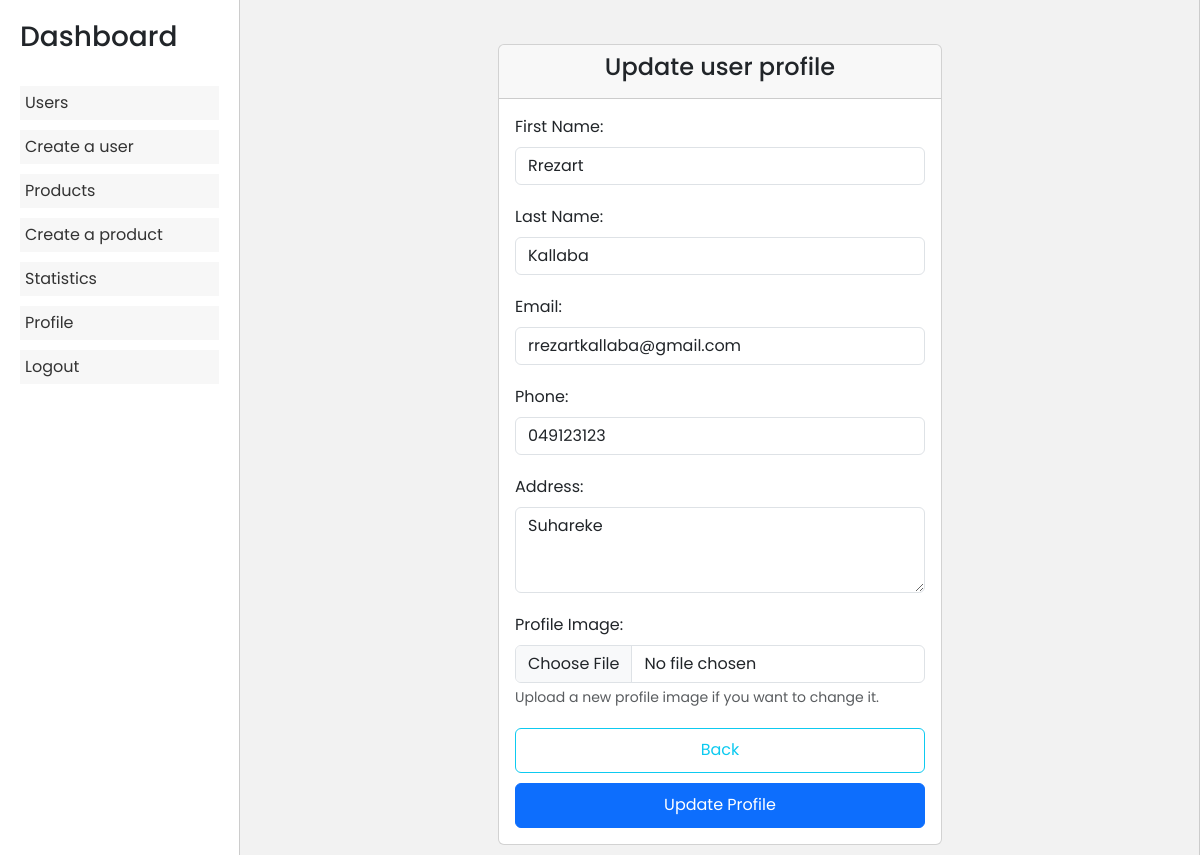
The page /admin/dashboard.php?page=update_users&id=1 (signed in) on the database its author committed.
### tables this page shows
CREATE TABLE IF NOT EXISTS `users` (
  `id` int NOT NULL AUTO_INCREMENT,
  `first_name` varchar(50) NOT NULL,
  `last_name` varchar(50) NOT NULL,
  `email` varchar(50) NOT NULL,
  `phone` varchar(20) NOT NULL,
  `address` varchar(100) NOT NULL,
  `image` varchar(100) DEFAULT NULL,
  `password` varchar(255) NOT NULL,
  `status` varchar(10) NOT NULL DEFAULT 'user',
  `is_banned` enum('Yes','No') NOT NULL DEFAULT 'No',
  PRIMARY KEY (`id`),
  UNIQUE KEY `email` (`email`)
);

### admin/update_users.php (the view, shortened to what this page needs)
<?php
if (isset($_SESSION["admin"])) {
    require "../validate/connect.php";
    $id = $_GET["id"];
    $sql = "SELECT * FROM users WHERE id=$id";
    $result = mysqli_query($connect, $sql);
    $row = mysqli_fetch_assoc($result);
?>
    <!DOCTYPE html>
    <html lang="en">
    <head>
        <link href="https://cdn.jsdelivr.net/npm/bootstrap@5.3.0/dist/css/bootstrap.min.css" rel="stylesheet">
    </head>
    <body>
        <div class="container mt-4">
            <div class="row justify-content-center">
                <div class="col-md-6">
                    <div class="card">
                        <div class="card-header">
                            <h4 class="text-center">Update user profile</h4>
                        </div>
                        <div class="card-body">
                            <form method="post" enctype="multipart/form-data">
                                <div class="form-group">
                                    <label for="first_name" class="form-label">First Name:</label>
                                    <input type="text" name="first_name" class="form-control" value="<?php echo $row['first_name']; ?>">
                                </div>
                                <div class="form-group">
                                    <label for="last_name" class="form-label">Last Name:</label>
                                    <input type="text" name="last_name" class="form-control" value="<?php echo $row['last_name']; ?>">
                                </div>
                                <div class="form-group">
                                    <label for="email" class="form-label">Email:</label>
                                    <input type="email" name="email" class="form-control" value="<?php echo $row['email']; ?>">
                                </div>
                                <div class="form-group">
                                    <label for="phone" class="form-label">Phone:</label>
                                    <input type="text" name="phone" class="form-control" value="<?php echo $row['phone']; ?>">
                                </div>
                                <div class="form-group">
                                    <label for="address" class="form-label">Address:</label>
                                    <textarea name="address" class="form-control" rows="3"><?php echo $row['address']; ?></textarea>
                                </div>
                                <div class="form-group">
                                    <label for="image" class="form-label">Profile Image:</label>
                                    <input type="file" name="picture" class="form-control">
                                    <small class="form-text text-muted">Upload a new profile image if you want to change it.</small>
                                </div>
                                <div class="buttons">
                                    <a style="text-decoration: none;" href="dashboard.php?page=users" class="btn btn-outline-info width-btn-2">Back</a>
                                    <button type="submit" name="update" class="btn btn-primary width-btn-2">Update Profile</button>
                                </div>
                            </form>
                        </div>
                    </div>
                </div>
            </div>
        </div>
    </body>
    </html>
<?php
} else if (isset($_SESSION["user"])) {
    header("location:../home.php");
} else {
    header("Location: ../login.php");
}

### admin/dashboard.php (style rules this page uses)
* { font-family: "Poppins", sans-serif; }
@media (min-width: 1200px) { .container, .container-lg, .container-md, .container-sm, .container-xl { max-width: 1350px !important; } }

### admin/update_users.php (style rules this page uses)
body { font-family: Arial, sans-serif; background-color: #f2f2f2; }
.buttons { display: flex; flex-direction: column; gap: 10px; }
.width-btn-2 { width: 100% !important; height: 45px !important; display: flex; justify-content: center; align-items: center; text-align: center; }
.form-group { margin-bottom: 20px; }

### rows shown on the page
users: first_name "Rrezart", last_name "Kallaba", email "rrezartkallaba@gmail.com", phone "049123123", address "Suhareke"
